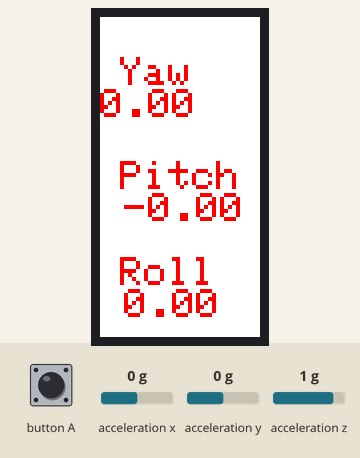
The sketch below on a simulated ESP32. Shown: 80×160 colour display. Inputs (shaded band) come from the test bench; at power-on: acceleration y 0 g, acceleration z 1 g, acceleration x 0 g.

Above: at 1.3 s.
1.4 s: acceleration y set to -1.4 g
At 1.7 s:
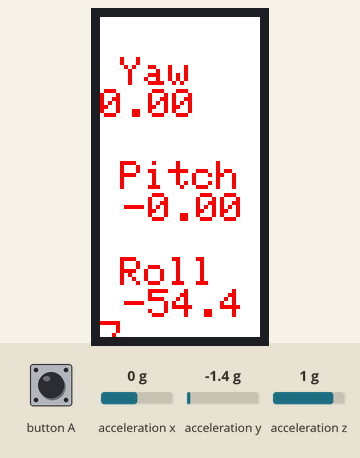
4.4 s: button A pressed for 0.15 s
At 5.7 s:
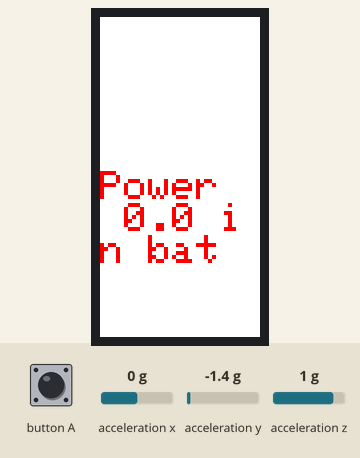
7.5 s: button A pressed for 1 s
At 9.2 s:
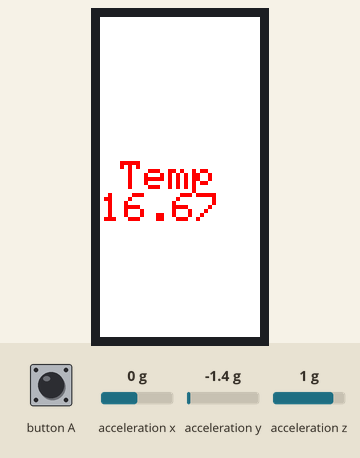
11.5 s: button A pressed for 0.15 s
At 12.3 s:
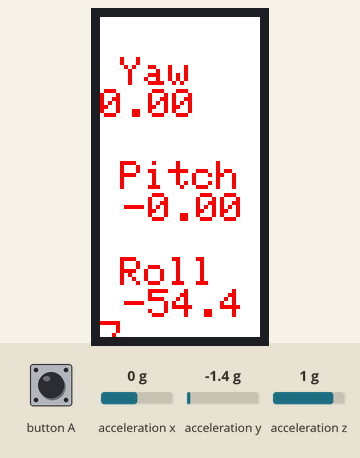
14.6 s: acceleration z set to 1.4 g
At 15.6 s:
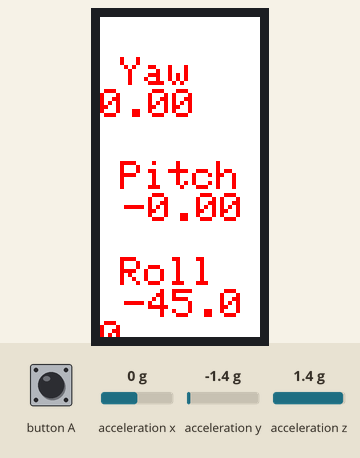
17.6 s: acceleration x set to -1.4 g
At 18.1 s:
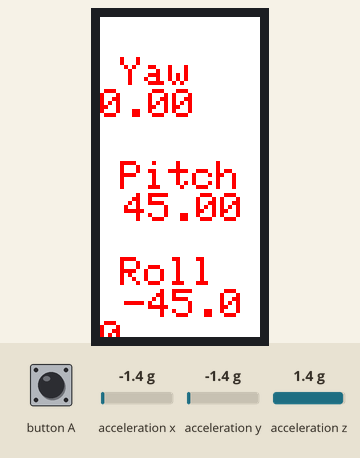
Timing chart, 0 to 20.6 s (numbered marks = the images above; inputs shaded):
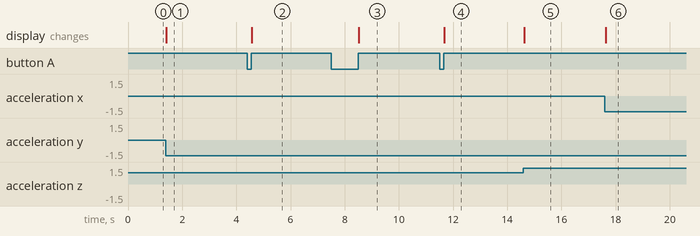

The sketch:

doStuff.ino
```cpp
#include <M5StickC.h>
#include <UniversalTelegramBot.h>   // Universal Telegram Bot Library written by Brian Lough: https://github.com/witnessmenow/Universal-Arduino-Telegram-Bot
#include <ArduinoJson.h>
#include <WiFi.h>
#include <WiFiClientSecure.h>
#include <WiFiAP.h>
/*
  Rui Santos
  Complete project details at https://RandomNerdTutorials.com/telegram-control-esp32-esp8266-nodemcu-outputs/

  Project created using Brian Lough's Universal Telegram Bot Library: https://github.com/witnessmenow/Universal-Arduino-Telegram-Bot
  Example based on the Universal Arduino Telegram Bot Library: https://github.com/witnessmenow/Universal-Arduino-Telegram-Bot/blob/master/examples/ESP8266/FlashLED/FlashLED.ino
*/


// Replace with your network credentials
const char* ssid = "REPLACE_WITH_YOUR_SSID";
const char* password = "REPLACE_WITH_YOUR_PASSWORD";

// Initialize Telegram BOT
#define BOTtoken "XXXXXXXXXX:XXXXXXXXXXXXXXXXXXXXXXXXXXXXXXXXXXX"  // your Bot Token (Get from Botfather)

// Use @myidbot to find out the chat ID of an individual or a group
// Also note that you need to click "start" on a bot before it can
// message you
#define CHAT_ID "XXXXXXXXXX"

#ifdef ESP8266
  X509List cert(TELEGRAM_CERTIFICATE_ROOT);
#endif

#define TFTW            80     // screen width

#define TFTH            160     // screen height

WiFiClientSecure client;
UniversalTelegramBot bot(BOTtoken, client);

// Checks for new messages every 1 second.
int botRequestDelay = 1000;
unsigned long lastTimeBotRan;

const int ledPin = 2;
bool ledState = LOW;

int infoScreen = 0; //0 = Info 1, 1 = Info 2, 2 = Info 3;

//data
float temp, pitch, roll, yaw;


// Handle what happens when you receive new messages
void handleNewMessages(int numNewMessages) {
  Serial.println("handleNewMessages");
  Serial.println(String(numNewMessages));

  for (int i=0; i<numNewMessages; i++) {
    // Chat id of the requester
    String chat_id = String(bot.messages[i].chat_id);
    if (chat_id != CHAT_ID){
      bot.sendMessage(chat_id, "Unauthorized user", "");
      continue;
    }

    // Print the received message
    String text = bot.messages[i].text;
    Serial.println(text);

    String from_name = bot.messages[i].from_name;

    if (text == "/start") {
      String welcome = "Welcome, " + from_name + ".\n";
      welcome += "Use the following commands to control your outputs.\n\n";
      welcome += "/led_on to turn GPIO ON \n";
      welcome += "/led_off to turn GPIO OFF \n";
      welcome += "/state to request current GPIO state \n";
      bot.sendMessage(chat_id, welcome, "");
    }

    if (text == "/led_on") {
      bot.sendMessage(chat_id, "LED state set to ON", "");
      ledState = HIGH;
      digitalWrite(ledPin, ledState);
    }

    if (text == "/led_off") {
      bot.sendMessage(chat_id, "LED state set to OFF", "");
      ledState = LOW;
      digitalWrite(ledPin, ledState);
    }

    if (text == "/state") {
      if (digitalRead(ledPin)){
        bot.sendMessage(chat_id, "LED is ON", "");
      }
      else{
        bot.sendMessage(chat_id, "LED is OFF", "");
      }
    }
  }
}

void setup() {
  M5.begin();
  M5.IMU.Init();
  //Serial.begin(115200);
  M5.Lcd.fillScreen(WHITE);
  M5.Lcd.setCursor(TFTW/2 - 20, TFTH/2 - 3);
  M5.Lcd.setTextColor(RED);
  M5.Lcd.setTextSize(2);

  /*#ifdef ESP8266
    configTime(0, 0, "pool.ntp.org");      // get UTC time via NTP
    client.setTrustAnchors(&cert); // Add root certificate for api.telegram.org
  #endif

  pinMode(ledPin, OUTPUT);
  digitalWrite(ledPin, ledState);

  // Connect to Wi-Fi
  WiFi.mode(WIFI_STA);
  WiFi.begin(ssid, password);
  #ifdef ESP32
    client.setCACert(TELEGRAM_CERTIFICATE_ROOT); // Add root certificate for api.telegram.org
  #endif
  while (WiFi.status() != WL_CONNECTED) {
    delay(1000);
    Serial.println("Connecting to WiFi..");
  }
  // Print ESP32 Local IP Address
  Serial.println(WiFi.localIP());*/
}


void loop() {
  //getData
  M5.IMU.getAhrsData(&pitch, &roll, &yaw);
  M5.IMU.getTempData(&temp);


  /*if (millis() > lastTimeBotRan + botRequestDelay)  {
    int numNewMessages = bot.getUpdates(bot.last_message_received + 1);

    while(numNewMessages) {
      Serial.println("got response");
      handleNewMessages(numNewMessages);
      numNewMessages = bot.getUpdates(bot.last_message_received + 1);
    }
    lastTimeBotRan = millis();
  }*/

  if(digitalRead(M5_BUTTON_HOME) == LOW){
    while(digitalRead(M5_BUTTON_HOME) == LOW){}
    infoScreen=infoScreen+1;
  }


  if(infoScreen==0){
    drawGyro();
  }else if(infoScreen==1){
    drawPower();
  }else if(infoScreen==2){
    drawTemp();
  }else{
    infoScreen = 0;
  }
}

void drawGyro(){
   M5.Lcd.fillScreen(WHITE);
   M5.Lcd.setCursor(10, 20);
   M5.Lcd.printf("Yaw  %.2f", yaw);
   M5.Lcd.setCursor(10, TFTH/2 - 8);
   M5.Lcd.printf("Pitch %.2f", pitch);
   M5.Lcd.setCursor(10, TFTH - 40);
   M5.Lcd.printf("Roll  %.2f", roll);
}

void drawPower(){
  M5.Lcd.fillScreen(WHITE);
  M5.Lcd.setCursor(0, TFTH/2 - 3);
  M5.Lcd.printf("Power  %.1f in bat", M5.Axp.GetBatPower());
}

void drawTemp(){
    M5.Lcd.fillScreen(WHITE);
    M5.Lcd.setCursor(10, TFTH/2 - 8);
    M5.Lcd.printf("Temp %.2f", temp*5/9);
  }
```

Measured:
- after the input at 1.4 s, the display: changes at once (image 1)
- after the input at 4.4 s, the display: changes after 0.16 s (image 2)
- after the input at 7.5 s, the display: changes after 1.0 s (image 3)
- after the input at 11.5 s, the display: changes after 0.17 s (image 4)
- after the input at 14.6 s, the display: changes at once (image 5)
- after the input at 17.6 s, the display: changes at once (image 6)
